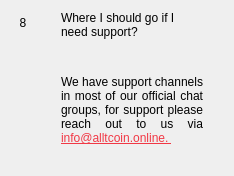
                  <widget class="QWidget" name="widgetFaq8" native="true">
                   <layout class="QHBoxLayout" name="horizontalpage_8" stretch="0,1">
                    <item alignment="Qt::AlignTop">
                     <widget class="QLabel" name="labelNumber8">
                      <property name="minimumSize">
                       <size>
                        <width>24</width>
                        <height>24</height>
                       </size>
                      </property>
                      <property name="maximumSize">
                       <size>
                        <width>16777215</width>
                        <height>24</height>
                       </size>
                      </property>
                      <property name="text">
                       <string>8</string>
                      </property>
                      <property name="alignment">
                       <set>Qt::AlignCenter</set>
                      </property>
                     </widget>
                    </item>
                    <item>
                     <layout class="QVBoxLayout" name="verticalLayoutpage_8">
                      <property name="leftMargin">
                       <number>20</number>
                      </property>
                      <property name="rightMargin">
                       <number>20</number>
                      </property>
                      <item>
                       <widget class="QLabel" name="labelSubtitle8">
                        <property name="text">
                         <string>Where I should go if I need support?</string>
                        </property>
                        <property name="wordWrap">
                         <bool>true</bool>
                        </property>
                       </widget>
                      </item>
                      <item>
                       <spacer name="verticalSpacer_80">
                        <property name="orientation">
                         <enum>Qt::Vertical</enum>
                        </property>
                        <property name="sizeType">
                         <enum>QSizePolicy::Fixed</enum>
                        </property>
                        <property name="sizeHint" stdset="0">
                         <size>
                          <width>20</width>
                          <height>30</height>
                         </size>
                        </property>
                       </spacer>
                      </item>
                      <item>
                       <widget class="QLabel" name="labelContent8">
                        <property name="text">
                         <string>
                           &lt;html&gt;&lt;head/&gt;&lt;body&gt;&lt;p align=&quot;justify&quot;&gt;
                           We have support channels in most of our official chat groups, for support please reach out to us via
                           &lt;a style='color: #f13845' href='https://discord.gg/zZ6T8SSRZd;
                           Discord&lt;/a&gt; or at
                           &lt;a style='color: #f13845' href='mailto://info@alltcoin.online'&gt;
                           info@alltcoin.online.
                           &lt;/p&gt;&lt;/body&gt;&lt;/html&gt;
                         </string>
                        </property>
                        <property name="alignment">
                         <set>Qt::AlignLeading|Qt::AlignLeft|Qt::AlignTop</set>
                        </property>
                        <property name="wordWrap">
                         <bool>true</bool>
                        </property>
                       </widget>
                      </item>
                      <item>
                       <spacer name="verticalSpacer_81">
                        <property name="orientation">
                         <enum>Qt::Vertical</enum>
                        </property>
                        <property name="sizeHint" stdset="0">
                         <size>
                          <width>20</width>
                          <height>20</height>
                         </size>
                        </property>
                       </spacer>
                      </item>
                     </layout>
                    </item>
                   </layout>
                  </widget>
